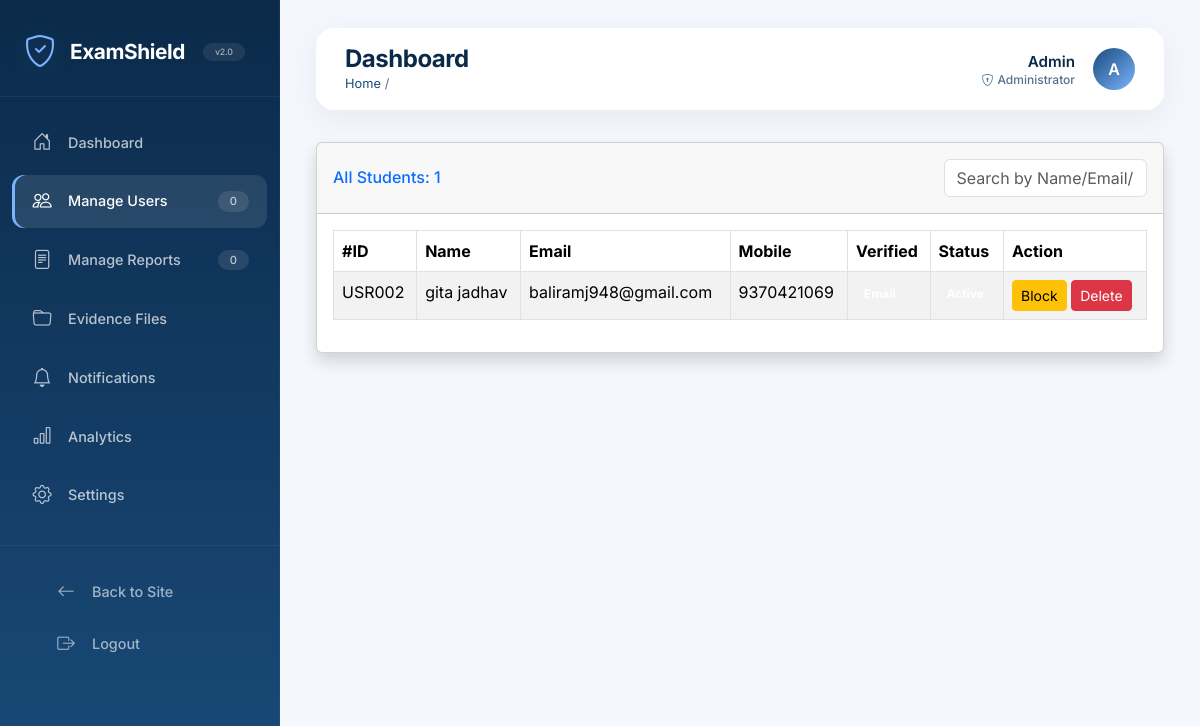
/admin/users (signed in), run on an earlier commit of the app's database.
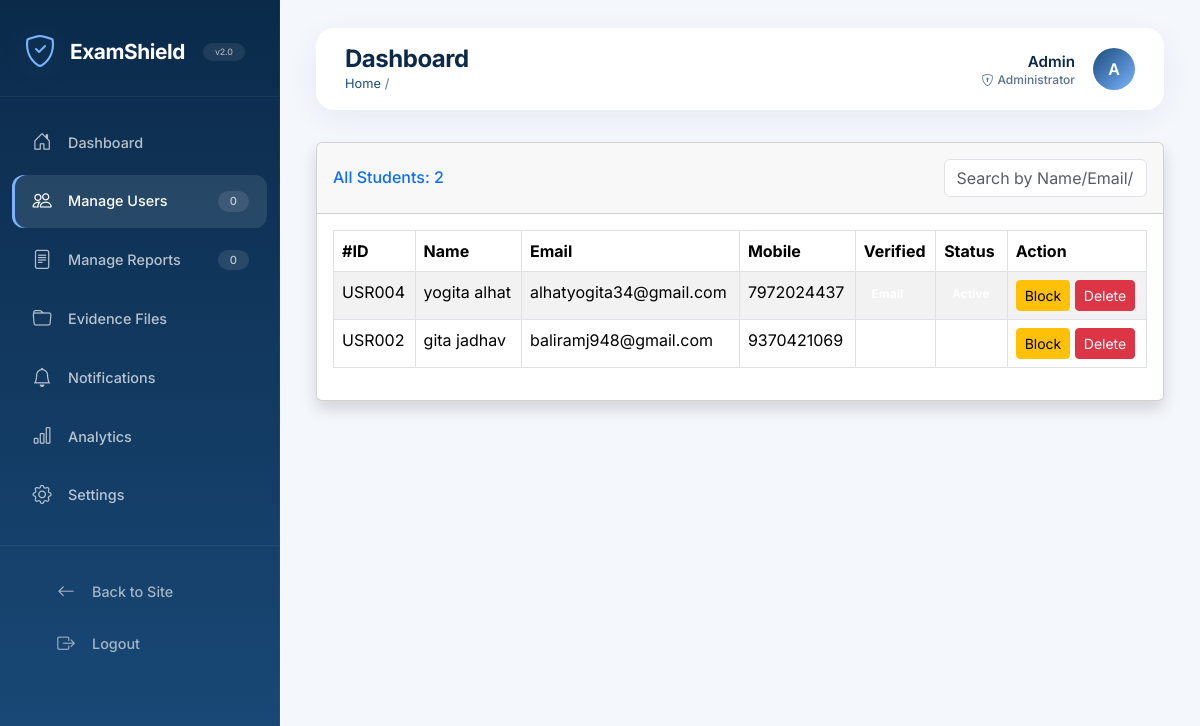
And on a later commit of the database.
### tables this page shows
CREATE TABLE users (
            id INTEGER PRIMARY KEY AUTOINCREMENT,
            username TEXT NOT NULL UNIQUE,
            password TEXT NOT NULL,
            email TEXT UNIQUE,
            mobile TEXT UNIQUE,
            name TEXT,
            role TEXT DEFAULT 'student',

            -- Verification
            is_mobile_verified INTEGER DEFAULT 0,
            is_email_verified INTEGER DEFAULT 0,
            mobile_otp TEXT,
            otp_generated_at TEXT,

            -- Identity Proof 
            profile_photo TEXT,
            id_proof_type TEXT,
            id_proof_number TEXT,
            id_proof_photo TEXT,
            is_id_verified INTEGER DEFAULT 0,

            -- Tracking & Moderation
            signup_ip TEXT,
            signup_user_agent TEXT,
            created_at TEXT DEFAULT CURRENT_TIMESTAMP,
            is_blocked INTEGER DEFAULT 0,
            trust_score INTEGER DEFAULT 100
        , state TEXT, district TEXT);

### app.py (the view)
@app.route('/admin/users')
@admin_required
def admin_users():
    conn = get_db()
    users = conn.execute("SELECT * FROM users WHERE role='student' ORDER BY id DESC").fetchall()
    conn.close()
    return render_template('admin_users.html', user=current_user, users=[dict(u) for u in users])

### app.py (called while the page is built)
@login_manager.user_loader
def load_user(user_id):
    conn = get_db()
    user_row = conn.execute('SELECT * FROM users WHERE id =?', (user_id,)).fetchone()
    conn.close()
    if user_row:
        user = dict(user_row)
        return User(
            id=user['id'],
            username=user['username'],
            name=user.get('name', 'User'),
            role=user.get('role', 'student'),
            is_mobile_verified=user.get('is_mobile_verified', 0),
            is_email_verified=user.get('is_email_verified', 0),
            is_blocked=user.get('is_blocked', 0)
        )
    return None

def admin_required(f):
    @wraps(f)
    def decorated_function(*args, **kwargs):
        if not current_user.is_authenticated:
            flash('Please login first', 'error')
            return redirect(url_for('login'))
        if current_user.role!= 'admin':
            flash('You do not have admin permission', 'error')
            return redirect(url_for('dashboard'))
        return f(*args, **kwargs)
    return decorated_function

@app.context_processor
def inject_notifications():
    if current_user.is_authenticated: # FIX: session ki jagah current_user
        conn = get_db()
        count = conn.execute("SELECT COUNT(*) FROM notifications WHERE is_read = 0").fetchone()[0]
        conn.close()
        return dict(unread_count=count)
    return dict(unread_count=0)

def get_settings():
    conn = get_db()
    s = conn.execute("SELECT * FROM settings WHERE id=1").fetchone()
    conn.close()
    return s

@app.before_request
def check_maintenance():
    settings = get_settings()
    if settings and settings['maintenance_mode'] == 1:
        if request.endpoint and 'static' not in request.endpoint:
            if not current_user.is_authenticated or current_user.role!= 'admin':
                return render_template('maintenance.html'), 503

### database.py (called while the page is built)
def get_db():
    conn = sqlite3.connect(DB_PATH)
    conn.row_factory = sqlite3.Row
    return conn

### templates/admin_users.html (shortened to what this page needs)
{% extends "admin_base.html" %}
{% block content %}
<div class="card shadow mb-4">
    <div class="card-header py-3 d-flex justify-content-between align-items-center">
        <h6 class="m-0 font-weight-bold text-primary">All Students: {{ users|length }}</h6>
        <input type="text" id="searchUser" class="form-control w-25" placeholder="Search by Name/Email/Mobile">
    </div>
    <div class="card-body">
        <div class="table-responsive">
            <table class="table table-bordered table-striped" id="userTable">
                <thead class="thead-dark">
                    <tr>
                        <th>#ID</th>
                        <th>Name</th>
                        <th>Email</th>
                        <th>Mobile</th>
                        <th>Verified</th>
                        <th>Status</th>
                        <th>Action</th>
                    </tr>
                </thead>
                <tbody>
                    {% for u in users %}
                    <tr>
                        <td>USR{{ '%03d'|format(u.id) }}</td>
                        <td>{{ u.name }}</td>
                        <td>{{ u.email }}</td>
                        <td>{{ u.mobile }}</td>
                        <td>
                            {% if u.is_email_verified %}<span class="badge badge-success">Email</span>{% endif %}
                        </td>
                        <td>
                            {% if u.is_blocked %}<span class="badge badge-danger">Blocked</span>
                            {% else %}<span class="badge badge-success">Active</span>{% endif %}
                        </td>
                        <td>
                            {% if u.id!= user.id %}
                                <a href="{{ url_for('toggle_block', user_id=u.id) }}"
                                   class="btn btn-sm {{ 'btn-success' if u.is_blocked else 'btn-warning' }}"
                                   onclick="return confirm('Are you sure?')">
                                   {{ 'Unblock' if u.is_blocked else 'Block' }}
                                </a>
                                <a href="{{ url_for('delete_user', user_id=u.id) }}"
                                   class="btn btn-sm btn-danger"
                                   onclick="return confirm('Delete this user permanently?')">
                                   Delete
                                </a>
                            {% else %}
                                <span class="text-muted">This is you</span>
                            {% endif %}
                        </td>
                    </tr>
                    {% else %}
                    <tr><td colspan="7" class="text-center">No students found</td></tr>
                    {% endfor %}
                </tbody>
            </table>
        </div>
    </div>
</div>
{% endblock %}

### templates/admin_base.html (shortened to what this page needs)
<!DOCTYPE html>
<html lang="en">
<head>
    <link href="https://cdn.jsdelivr.net/npm/bootstrap@5.3.3/dist/css/bootstrap.min.css" rel="stylesheet">
    <link rel="stylesheet" href="https://cdn.jsdelivr.net/npm/bootstrap-icons@1.11.3/font/bootstrap-icons.min.css">
</head>
<body>
    <nav class="admin-sidebar" id="adminSidebar">
        <div class="brand">
            <i class="bi bi-shield-check"></i>
            <span>ExamShield</span>
            <span class="badge-version">v2.0</span>
        </div>
        <ul class="nav flex-column">
            <li>
                <a class="nav-link {% if request.endpoint == 'admin_dashboard' %}active{% endif %}" href="{{ url_for('admin_dashboard') }}">
                    <i class="bi bi-house-door"></i> Dashboard
                </a>
            </li>
            <li>
                <a class="nav-link {% if request.endpoint == 'admin_users' %}active{% endif %}" href="{{ url_for('admin_users') }}">
                    <i class="bi bi-people"></i> Manage Users
                    <span class="badge-count">{{ user_count|default(0) }}</span>
                </a>
            </li>
            <li>
                <a class="nav-link {% if request.endpoint == 'admin_reports' %}active{% endif %}" href="{{ url_for('admin_reports') }}">
                    <i class="bi bi-file-text"></i> Manage Reports
                    <span class="badge-count">{{ report_count|default(0) }}</span>
                </a>
            </li>
            <li>
                <a class="nav-link {% if request.endpoint == 'admin_evidence' %}active{% endif %}" href="{{ url_for('admin_evidence') }}">
                    <i class="bi bi-folder"></i> Evidence Files
                </a>
            </li>
            <li>
                <a class="nav-link {% if request.endpoint == 'admin_notifications' %}active{% endif %}" href="{{ url_for('admin_notifications') }}">
                    <i class="bi bi-bell"></i> Notifications
                </a>
            </li>
            <li>
                <a class="nav-link {% if request.endpoint == 'admin_analytics' %}active{% endif %}" href="{{ url_for('admin_analytics') }}">
                    <i class="bi bi-bar-chart"></i> Analytics
                </a>
            </li>
            <li>
                <a class="nav-link {% if request.endpoint == 'admin_settings' %}active{% endif %}" href="{{ url_for('admin_settings') }}">
                    <i class="bi bi-gear"></i> Settings
                </a>
            </li>
        </ul>
        <div class="sidebar-footer">
            <ul class="nav flex-column">
                <li>
                    <a class="nav-link" href="{{ url_for('home') }}">
                        <i class="bi bi-arrow-left"></i> Back to Site
                    </a>
                </li>
                <li>
                    <a class="nav-link" href="{{ url_for('logout') }}">
                        <i class="bi bi-box-arrow-right"></i> Logout
                    </a>
                </li>
            </ul>
        </div>
    </nav>
    <div class="admin-content">
        <div class="admin-topbar">
            <div class="page-title">
                <div>
                    <h1>{% block page_title %}Dashboard{% endblock %}</h1>
                    <nav class="breadcrumb">
                        <a href="{{ url_for('admin_dashboard') }}">Home</a>
                        <span class="mx-1">/</span>
                    </nav>
                </div>
            </div>
            <div class="user-area">
                <div class="text-end">
                    <span class="user-name">{{ session.user.name if session.user else 'Admin' }}</span>
                    <span class="user-role"><i class="bi bi-shield-lock me-1"></i>Administrator</span>
                </div>
                <div class="avatar">
                    {{ (session.user.name if session.user else 'Admin')[0]|upper }}
                </div>
            </div>
        </div>
        {% block content %}{% endblock %}
    </div>
</body>
</html>

### templates/admin_base.html (style rules this page uses)
:root { --primary-dark: #0b2a4a; --primary-mid: #1a4b7a; --primary-light: #2d6ea0; --accent-blue: #7bb3ff; --bg-light: #f4f7fc; --card-shadow: 0 8px 32px rgba(18, 52, 86, 0.06); --card-hover-shadow: 0 16px 48px -12px rgba(18, 52, 86, 0.10); --radius-lg: 28px; --radius-md: 18px; --radius-sm: 12px; }
* { margin: 0; padding: 0; box-sizing: border-box; }
body { font-family: 'Inter', -apple-system, BlinkMacSystemFont, sans-serif; background: var(--bg-light); color: #0b1e2f; min-height: 100vh; }
.admin-sidebar { min-height: 100vh; background: linear-gradient(180deg, var(--primary-dark) 0%, var(--primary-mid) 100%); color: white; position: fixed; width: 280px; transition: transform 0.3s cubic-bezier(0.4, 0, 0.2, 1); z-index: 1050; top: 0; left: 0; bottom: 0; overflow-y: auto; border-right: 1px solid rgba(255, 255, 255, 0.04); }
.admin-sidebar .brand { padding: 28px 24px 20px; border-bottom: 1px solid rgba(255, 255, 255, 0.06); margin-bottom: 16px; display: flex; align-items: center; gap: 14px; }
.admin-sidebar .brand i { font-size: 2rem; color: var(--accent-blue); filter: drop-shadow(0 4px 12px rgba(123, 179, 255, 0.2)); }
.admin-sidebar .brand span { font-size: 1.3rem; font-weight: 700; letter-spacing: -0.02em; }
.admin-sidebar .brand .badge-version { font-size: 0.55rem; background: rgba(255, 255, 255, 0.08); padding: 2px 12px; border-radius: 40px; font-weight: 500; color: rgba(255, 255, 255, 0.6); margin-left: 4px; }
.admin-sidebar .nav { padding: 0 12px; }
.admin-sidebar .nav-link { color: rgba(255, 255, 255, 0.7); padding: 12px 18px; margin: 3px 0; border-radius: var(--radius-sm); font-weight: 500; font-size: 0.9rem; display: flex; align-items: center; gap: 14px; transition: all 0.2s ease; text-decoration: none; position: relative; }
.admin-sidebar .nav-link i { font-size: 1.2rem; width: 24px; text-align: center; flex-shrink: 0; }
.admin-sidebar .nav-link.active { background: rgba(255, 255, 255, 0.1); color: white; box-shadow: inset 3px 0 0 var(--accent-blue); }
.admin-sidebar .nav-link .badge-count { margin-left: auto; background: rgba(255, 255, 255, 0.1); color: rgba(255, 255, 255, 0.7); font-size: 0.7rem; padding: 2px 12px; border-radius: 40px; font-weight: 500; }
.admin-sidebar .sidebar-footer { padding: 20px 24px 28px; border-top: 1px solid rgba(255, 255, 255, 0.06); margin-top: 20px; }
.admin-sidebar .sidebar-footer .nav-link { color: rgba(255, 255, 255, 0.6); padding: 10px 18px; border-radius: var(--radius-sm); transition: all 0.2s; }
.admin-sidebar .sidebar-footer .nav-link i { font-size: 1.1rem; }
.admin-content { margin-left: 280px; padding: 28px 36px 40px; min-height: 100vh; }
.admin-topbar { background: #ffffff; border-radius: var(--radius-md); padding: 16px 28px; margin-bottom: 32px; display: flex; justify-content: space-between; align-items: center; box-shadow: var(--card-shadow); border: 1px solid rgba(255, 255, 255, 0.5); }
.admin-topbar .page-title { display: flex; align-items: center; gap: 12px; }
.admin-topbar .page-title h1 { font-size: 1.5rem; font-weight: 700; color: var(--primary-dark); margin: 0; letter-spacing: -0.02em; }
.admin-topbar .page-title .breadcrumb { font-size: 0.8rem; color: #56718e; margin: 0; padding: 0; background: none; }
.admin-topbar .page-title .breadcrumb a { color: #1a4b7a; text-decoration: none; }
.admin-topbar .user-area { display: flex; align-items: center; gap: 18px; }
.admin-topbar .user-area .avatar { width: 42px; height: 42px; border-radius: 50%; background: linear-gradient(135deg, var(--primary-mid), var(--accent-blue)); color: white; display: flex; align-items: center; justify-content: center; font-weight: 600; font-size: 1rem; flex-shrink: 0; }
.admin-topbar .user-area .user-name { font-weight: 600; color: var(--primary-dark); font-size: 0.95rem; }
.admin-topbar .user-area .user-role { font-size: 0.75rem; color: #56718e; font-weight: 500; display: block; margin-top: -2px; }
.admin-content { animation: fadeSlideDown 0.5s ease forwards; }

What changed in the data, as far as the page shows it:
added users: id "004", name "yogita alhat", email "alhatyogita34@gmail.com", mobile "7972024437", is_blocked "Block"
Also different on the page:
{{ users|length }}: "1" → "2"
